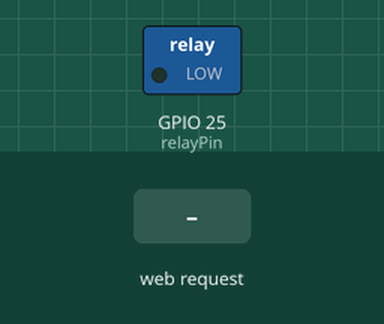
Simulated run of this sketch. Board: ESP32. Parts: switched loads named in the sketch (green lamp = pin HIGH). The inputs (shaded band) are chosen by the test bench. WiFi joins after 1.5 s; servers stay silent unless stated; what the sketch prints to the serial monitor is not drawn.

Above: at 4.7 s.
4.8 s: HTTP request GET /relay/on received
At 5.4 s:
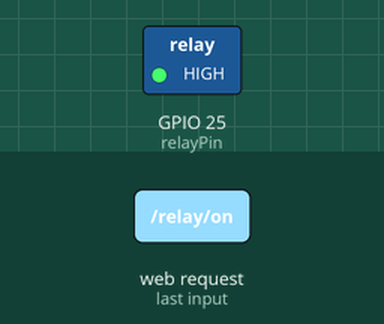
6.3 s: HTTP request GET /relay/off received
At 7.7 s:
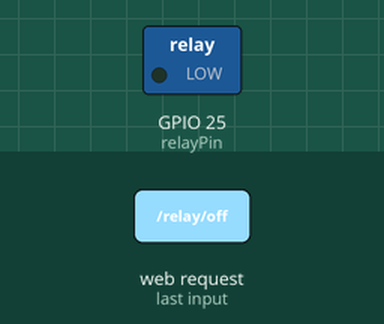
Timing chart, 0 to 9.3 s (numbered marks = the images above; inputs shaded):
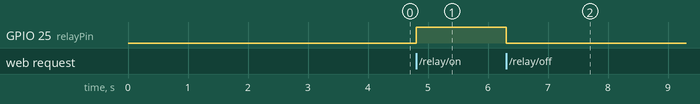

The sketch:

module_khach.ino
```cpp
#include <WiFi.h>
#include <WiFiClient.h>
#include <WebServer.h>
#include <ESPmDNS.h>
#include <DHT.h>

const char *ssid = "ESP32";
const char *password = "0907923187a";

WebServer server(80);
DHT dht(26, DHT11);

void handleRoot() {
  char msg[2000];
  snprintf(msg, 2000,
           "<html>\
  <head>\
    <meta http-equiv='refresh' content='4'/>\
    <meta name='viewport' content='width=device-width, initial-scale=1'>\
    <link rel='stylesheet' href='https://use.fontawesome.com/releases/v5.7.2/css/all.css'\
    integrity='sha384-fnmOCqbTlWIlj8LyTjo7mOUStjsKC4pOpQbqyi7RrhN7udi9RwhKkMHpvLbHG9Sr' crossorigin='anonymous'>\
    <title>Living Room</title>\
    <style>\
    html { font-family: Arial; display: inline-block; margin: 0px auto; text-align: center;}\
    h2 { font-size: 3.0rem; }\
    p { font-size: 3.0rem; }\
    .units { font-size: 1.2rem; }\
    .dht-labels{ font-size: 1.5rem; vertical-align:middle; padding-bottom: 15px;}\
    button {font-size: 1.5rem; padding: 10px; margin: 10px;}\
    </style>\
    <script>\
      function controlRelay(state) {\
        var xhr = new XMLHttpRequest();\
        xhr.open('GET', '/' + state, true);\
        xhr.send();\
      }\
    </script>\
  </head>\
  <body>\
      <h2>Living Room</h2>\
      <p>\
        <i class='fas fa-thermometer-half' style='color:#ca3517;'></i>\
        <span class='dht-labels'>Temperature</span>\
        <span>%.2f</span>\
        <sup class='units'>&deg;C</sup>\
      </p>\
      <p>\
        <i class='fas fa-tint' style='color:#00add6;'></i>\
        <span class='dht-labels'>Humidity</span>\
        <span>%.2f</span>\
        <sup class='units'>&percnt;</sup>\
      </p>\
      <p><button onclick=\"controlRelay('relay/on')\">ON</button> Turn on the light</p>\
      <p><button onclick=\"controlRelay('relay/off')\">OFF</button> Turn off the light</p>\
  </body>\
</html>",
           readDHTTemperature(), readDHTHumidity()
          );
  server.send(200, "text/html", msg);
}


const int relayPin = 25;

void setup() {
  Serial.begin(9600);
  // put your setup code here, to run once:
  pinMode(relayPin, OUTPUT);
  digitalWrite(relayPin, 0);
  dht.begin();
  delay(2000);

  WiFi.mode(WIFI_STA);
  WiFi.begin(ssid, password);
  Serial.println("");

  // Wait for connection
  while (WiFi.status() != WL_CONNECTED) {
    delay(500);
    Serial.print(".");
  }
  Serial.println("");
  Serial.print("Connected to ");
  Serial.println(ssid);
  Serial.print("IP address: ");
  Serial.println(WiFi.localIP());

  if (MDNS.begin("esp32")) {
    Serial.println("MDNS responder started");
  }
  server.on("/", handleRoot);

  server.begin();
  Serial.println("HTTP server started");
  server.on("/relay/on", [](){
  digitalWrite(relayPin, HIGH);  // Bật relay
  server.send(200, "text/plain", "Relay ON");
});

server.on("/relay/off", [](){
  digitalWrite(relayPin, LOW);   // Tắt relay
  server.send(200, "text/plain", "Relay OFF");
});

}

void loop() {
    server.handleClient();
    delay(2);//allow the cpu to switch to other tasks
}
float readDHTTemperature() {
  // Sensor readings may also be up to 2 seconds
  // Read temperature as Celsius (the default)
  float t = dht.readTemperature();
  if (isnan(t)) {
    Serial.println("Failed to read from DHT sensor!");
    return -1;
  }
  else {
    Serial.println(t);
    return t;
  }
}

float readDHTHumidity() {
  // Sensor readings may also be up to 2 seconds
  float h = dht.readHumidity();
  if (isnan(h)) {
    Serial.println("Failed to read from DHT sensor!");
    return -1;
  }
  else {
    Serial.println(h);
    return h;
  }
}
```

Measured:
- after the input at 4.8 s, GPIO 25 (relayPin): LOW → HIGH at once
- after the input at 6.3 s, GPIO 25 (relayPin): HIGH → LOW at once
